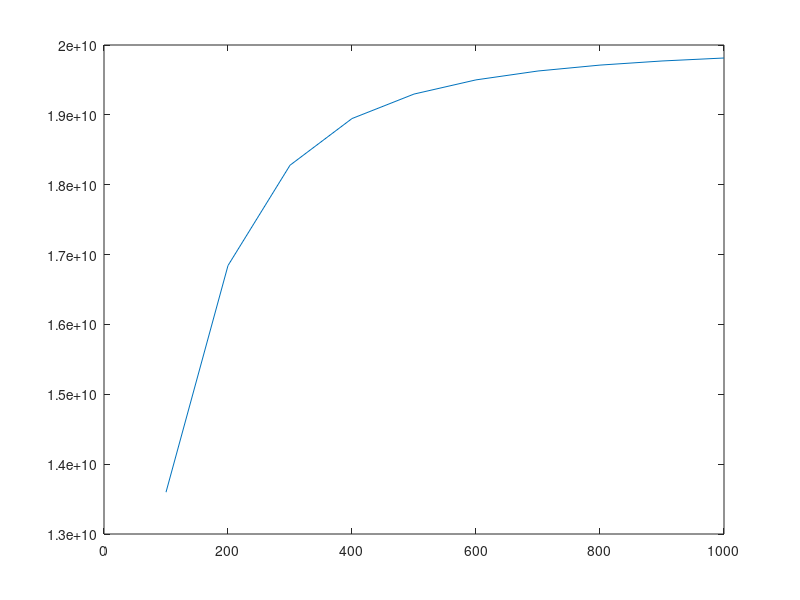
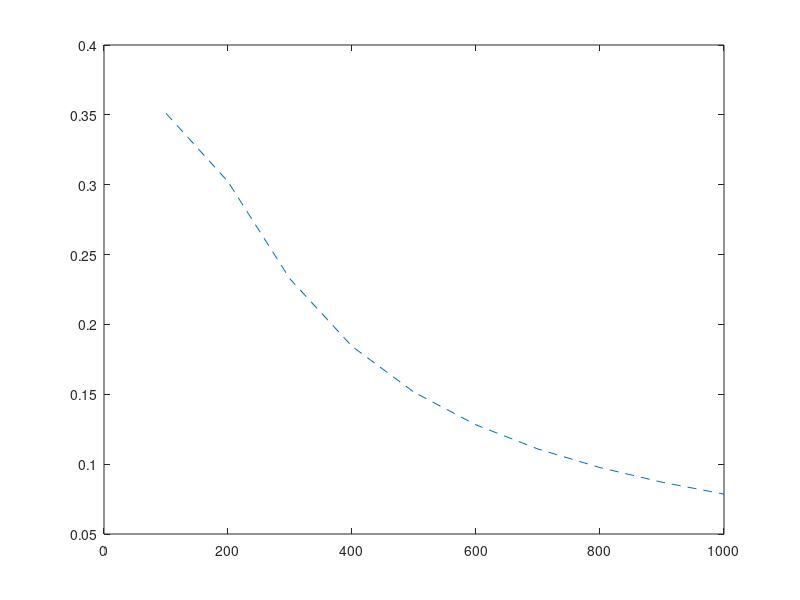
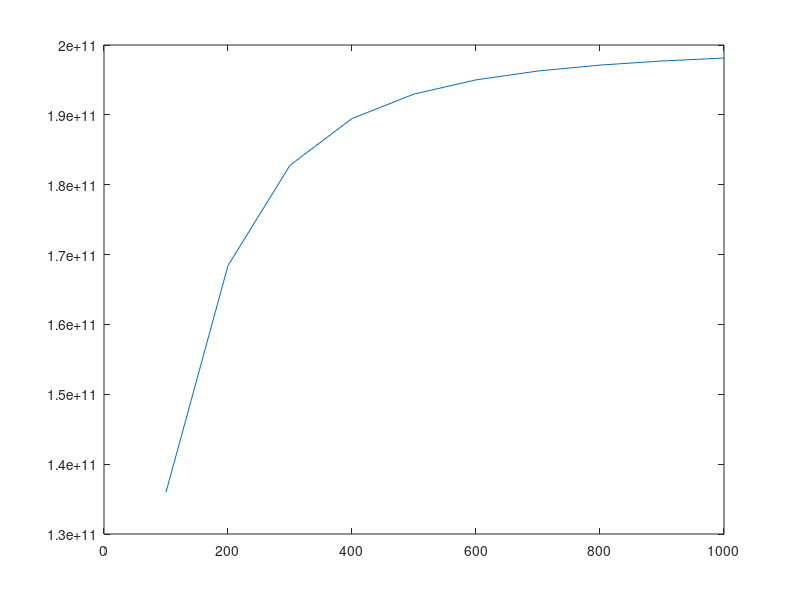
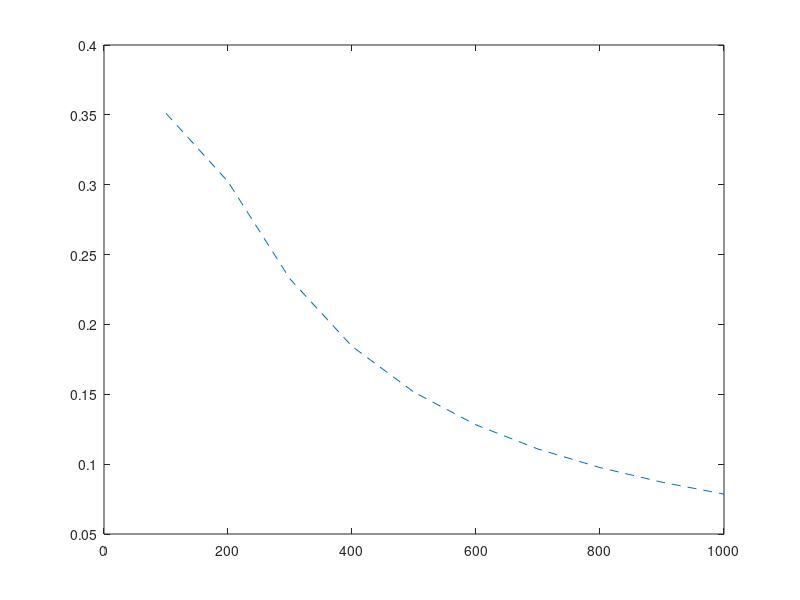

Write the MATLAB code that produced these figures, in order.
clc
clear all

nunits = 1;
freqs = [100:100:1000];
omega = 2*pi*freqs;

c = [1];
d = [1];
tau = [1e-3];

G0 = 20e9;
Ginf = 10E9;
K0 = 200e9;
Kinf = 100e9;


Greal(1:length(freqs))=Ginf;
Gim(1:length(freqs))=0;
Kreal(1:length(freqs))=Kinf;
Kim(1:length(freqs))=0;

for j=1:length(freqs)
    for i=1:nunits
           Greal(j) = Greal(j) + (G0-Ginf) * c(i) * omega(j)^2 * tau(i)^2 / (1 + (omega(j)* tau(i))^2 );
           Gim(j) = Gim(j) + (G0-Ginf) * c(i) * omega(j) * tau(i)/ (1 + (omega(j) * tau(i))^2 );
           Kreal(j) = Kreal(j) + (K0-Kinf) * c(i) * omega(j)^2 * tau(i)^2 / (1 + (omega(j)* tau(i))^2 );
           Kim(j) = Kim(j) + (K0-Kinf) * c(i) * omega(j) * tau(i)/ (1 + (omega(j) * tau(i))^2 ); 
    end
end
Geq = sqrt( Greal.^2 + Gim.^2);
tandelta = Gim ./ Greal;
Keq = sqrt( Kreal.^2 + Kim.^2);
tandeltaK = Kim ./ Kreal;

figure(1)
plot(freqs, Geq);
figure(2)
plot(freqs, tandelta, '--');
figure(3)
plot(freqs, Keq);
figure(4)
plot(freqs, tandeltaK, '--');
           
fid_gre = fopen('Greal.txt','w');
fid_gim = fopen('Gim.txt','w');
fid_kre = fopen('Kreal.txt','w');
fid_kim = fopen('Kim.txt','w');


for p=1:length(freqs)
    fprintf(fid_gre, 'data %g %10.9f  \n', freqs(p), Greal(p));
    fprintf(fid_gim, 'data %g %10.9f \n', freqs(p), Gim(p));
    fprintf(fid_kre, 'data %g %10.9f \n', freqs(p), Kreal(p));
    fprintf(fid_kim, 'data %g %10.9f \n', freqs(p), Kim(p));
end
